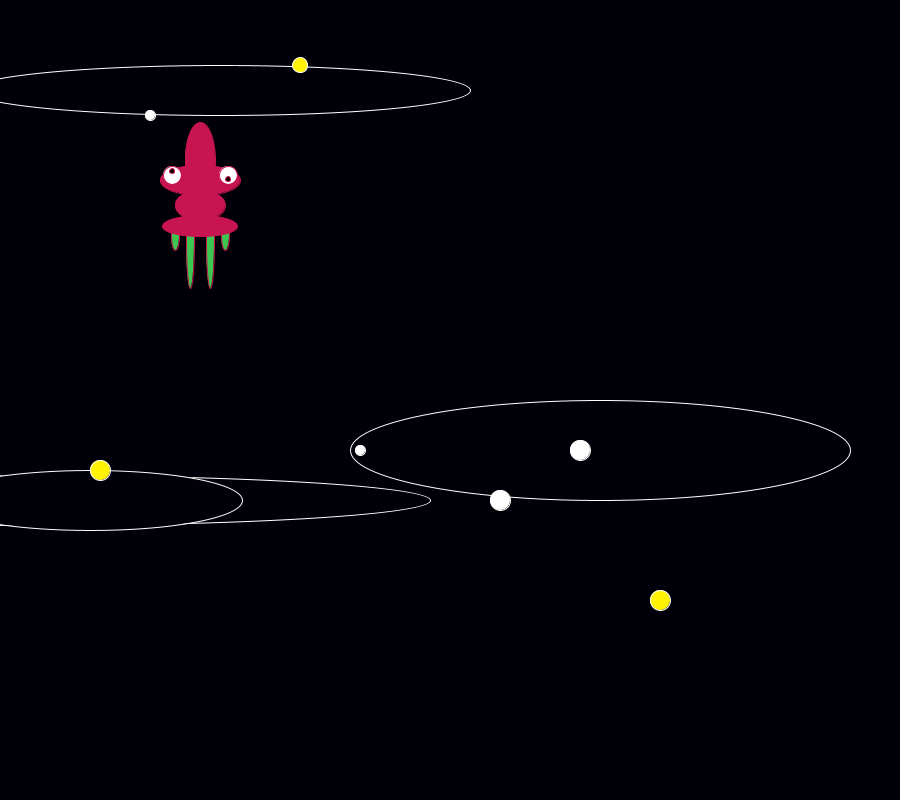
Frame 1 (no input)
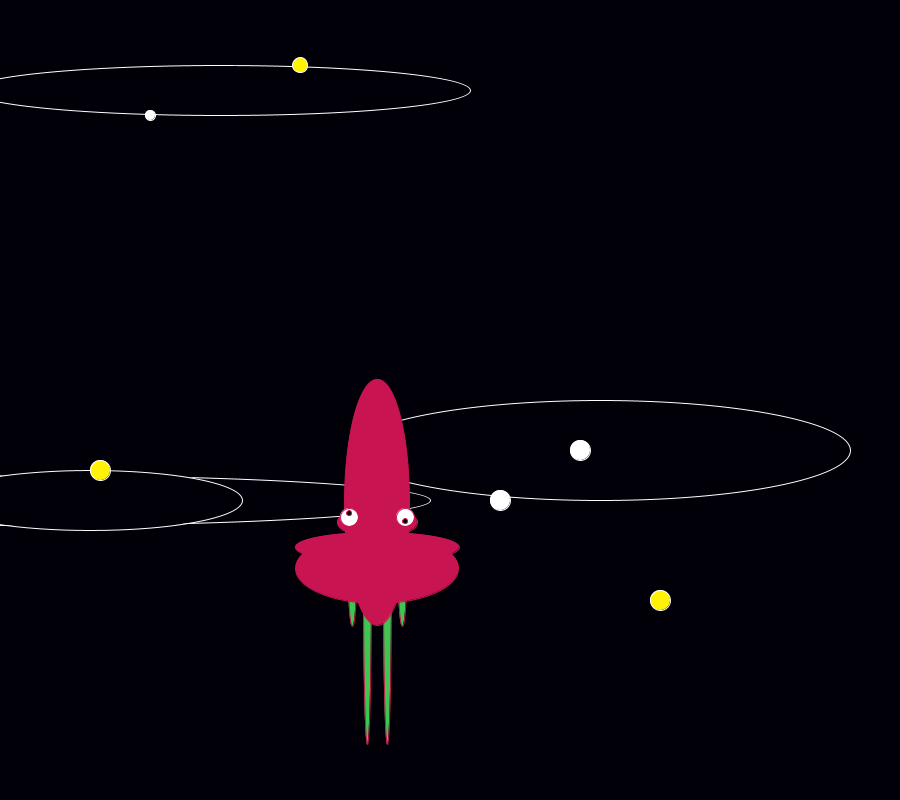
Frame 60 (the mouse pressed at the canvas centre just before this capture)
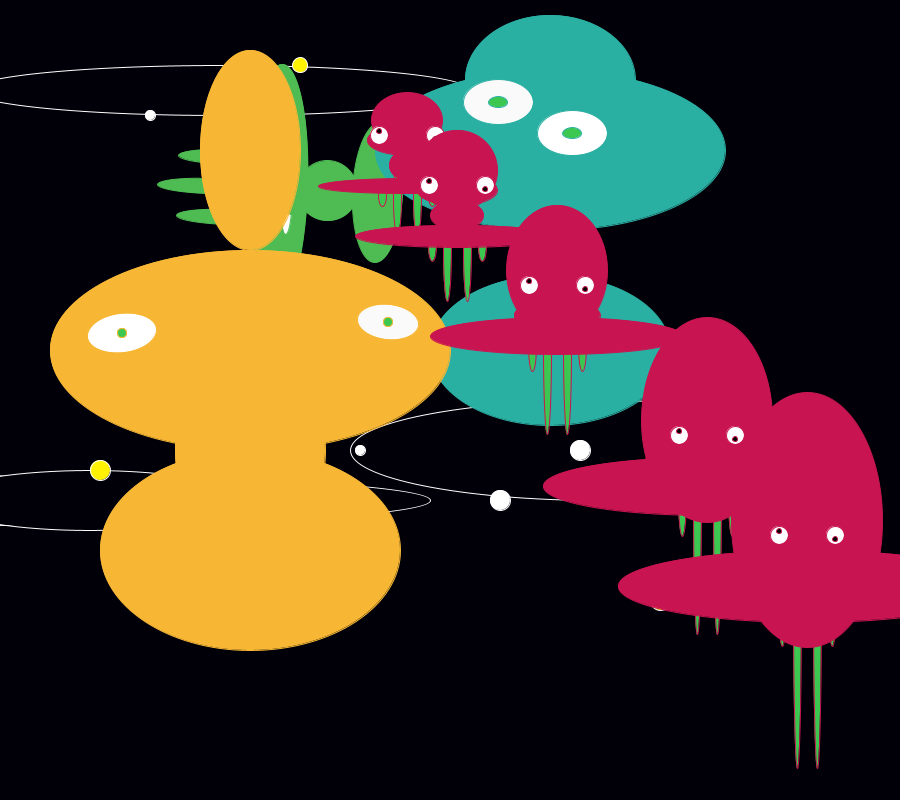
Frame 120 (the mouse held since frame 60 and released just before this capture)

The Processing sketch that drew these frames (run headless with seeded random() and noise(); from frame 60 on, the mouse is pressed at the canvas centre):

// Processing sketch: processing_125067
// ── processing_125067.pde

float x, y;
float vx, vy;

void setup() {
  size(900, 800);
  x=200;
  y=200;
  vx=3;
  vy=0;
}

void draw() {
  background(#010008);

  //haikei
  stroke(#FFFFFF);
  fill(#010008);
  ellipse(30, 500, 800, 50);
  ellipse(90, 500, 305, 60);
  ellipse(220, 90, 500, 50);
  ellipse(600, 450, 500, 100); 
  fill(#FFFFFF);
  ellipse(500, 500, 20, 20);
  ellipse(360, 450, 10, 10);
  ellipse(150, 115, 10, 10);
  ellipse(580, 450, 20, 20);
  fill(#FFF303);
  ellipse(300, 65, 15, 15);
  ellipse(660, 600, 20, 20);
  ellipse(100, 470, 20, 20);



  if (mousePressed) {

    //aniki    
    stroke(#4EBC52);
    fill(#4EBC52);
    pushMatrix();
    translate(122, 333);
    rotate(map(x-10, y, 2, 0, 2));
    ellipse(120, 100, 15, 100);
    ellipse(150, 80, 15, 100);
    ellipse(180, 100, 15, 100);
    ellipse(150, 150, 250, 60);
    ellipse(150, 200, 60, 60);
    ellipse(150, 250, 140, 50);
    //sirome
    fill(#FFFFFF);    
    ellipse(130, 160, 50, 10);
    ellipse(180, 160, 50, 10);
    //kurome
    fill(#4EBC52);
    ellipse(130, 165, 10, 10);
    ellipse(180, 165, 10, 10); 
    popMatrix();   

    //otoosan
    stroke(#2AAFA3);
    fill(#2AAFA3);
    ellipse(550, 80, 170, 130);
    ellipse(550, 150, 350, 160);
    ellipse(550, 250, 70, 140);
    ellipse(550, 350, 240, 150);   
    //sirome
    fill(#FFFFFF);    
    pushMatrix();
    translate(572, 133);
    ellipse(0, 0, 70, 45);
    //kurome
    fill(60, 200, 80);
    rotate(map(x-10, y, 60, 0, 0));
    ellipse(0, 0, x/30, y/30);
    popMatrix();
    //sirome
    fill(250);
    pushMatrix();
    translate(498, 102); 
    ellipse(0, 0, 70, 45);    
    //kurome
    fill(60, 200, 80);
    rotate(map(x, y, 60, 0, 0));
    ellipse(0, 0, x/30, y/30);
    popMatrix();


    //okaasan
    stroke(#F7B734);
    fill(#F7B734);
    ellipse(250, 150, 100, 200);
    ellipse(250, 350, 400, 200);
    ellipse(250, 450, 150, 200);
    ellipse(250, 550, 300, 200);
    //sirome
    fill(#FFFFFF);    
    pushMatrix();
    translate(122, 333);
    rotate(map(x, y, 600, 0, 22));
    ellipse(0, 0, x/8, y/8);
    //kurome
    fill(60, 200, 80);
    ellipse(0, 0, 10, 10);
    popMatrix();
    //sirome
    fill(250);
    pushMatrix();
    translate(388, 322);
    rotate(map(x, y, 600, 0, -22));
    ellipse(0, 0, x/9, y/9);    
    //kurome
    fill(60, 200, 80);
    ellipse(0, 0, 10, 10);
    popMatrix();


    chara(int(x)-200, int(y)-200);
    chara(int(x)-150, int(y)-150);
    chara(int(x)+100, int(y)+100);
    chara(int(x)+200, int(y)+200);
  }



  chara(int(x)-50, int(y)-50);
  x = x+vx;
  y = y+vy;
  vy=vy+0.2;



  if (x>width-25)vx=-vx;
  if (x<25)vx=-vx;
  if (y>height-25)vy=-vy;
  if (y<25)vy=-vy;

  if (mousePressed) {
    if ((mouseX>x-25)&&(mouseX<x+25)&&(mouseY>y-25)&&(mouseY<y+25)) {
      x=mouseX;
      y=mouseY;
      vx=mouseX-pmouseX;
      vy=mouseY-pmouseY;
    }
  }
}


void chara(int a,int b){
  pushMatrix();
  translate(a,b);
  stroke(200, 20, 80);
  //asi
  //rotate((float)mouseX/100);
  fill(60, 200, 80);
  ellipse(25, 85, 8, b/5);
  ellipse(40, 88, 8, b/1.5);
  ellipse(60, 88, 8, b/1.5);
  ellipse(75, 85, 8, b/5);
  //doutai
  fill(200, 20, 80);
  ellipse(50, 10, a/5, b/2);
  ellipse(50, 30, 80, 30);
  ellipse(50, 55, b/3, 30);
  ellipse(50, 76, a/2, b/7);
  //sirome
  fill(255, 255, 255);
  stroke(200, 20, 80);
  ellipse(22, 25, 18, 18);
  ellipse(78, 25, 18, 18);
  //kurome
  fill(0,0,0);
  ellipse(22, 21, 5, 5);
  ellipse(78, 29, 5, 5);
    popMatrix();
}
